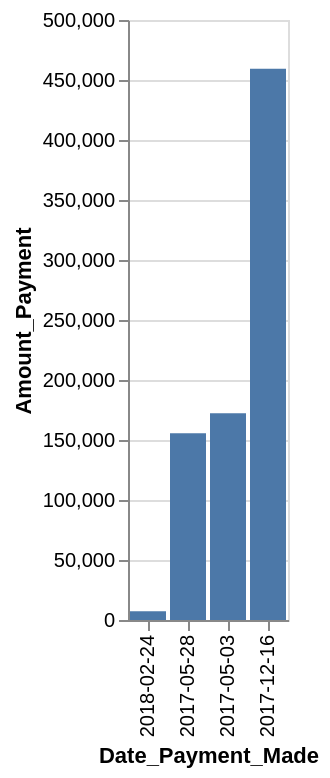

Here is the Vega-Lite specification saved for this chart:
### Vega-Lite specification from a JSON file in a GitHub repository (floating-point values rounded to 4 significant figures)
{"data": {"values": [{"x_data": "2018-02-24", "y_data": 7343}, {"x_data": "2017-05-28", "y_data": 155654}, {"x_data": "2017-05-03", "y_data": 172309}, {"x_data": "2017-12-16", "y_data": 459407}]}, "mark": "bar", "encoding": {"x": {"field": "x_data", "type": "nominal", "title": "Date_Payment_Made", "sort": {"op": "sum", "field": "y_data", "order": "ascending"}}, "y": {"field": "y_data", "type": "quantitative", "title": "Amount_Payment"}}}
